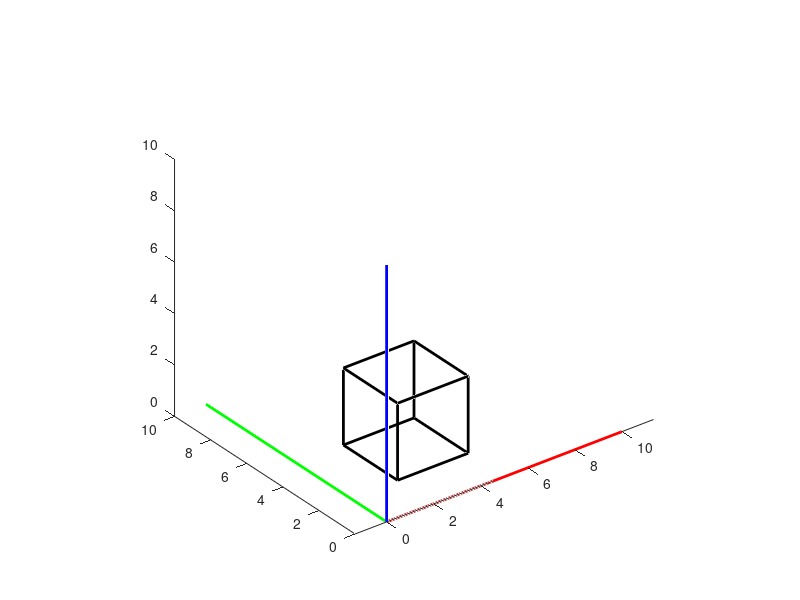

Reproduce this figure in MATLAB.
close all
clear
clf

%%
clear
clc
close all
punto1 = [2,2,0,1]';    % Punto inicial [X, Y, Z, Escala]

line([0 10],[0 0],[0 0],'color','red','linewidth', 2)
line([0 0],[0 10],[0 0],'color','green','linewidth', 2)
line([0 0],[0 0],[0 10],'color','blue','linewidth', 2)
axis equal
hold on

view(3)   % vista 3D 

punto2 = [2,2,0,1];

%% ABAJO
% Dibujar el lado inferior del cuadrado
line([punto2(1) punto2(1)+3], [punto2(2) punto2(2)], [0 0], ...
         'color','black','linewidth',2)

% Dibujar el lado derecho del cuadrado
line([punto2(1)+3 punto2(1)+3], [punto2(2) punto2(2)+3], [0 0], ...
         'color','black','linewidth',2)

% Dibujar el lado superior del cuadrado
line([punto2(1)+3 punto2(1)], [punto2(2)+3 punto2(2)+3], [0 0], ...
         'color','black','linewidth',2)

% Dibujar el lado izquierdo del cuadrado
line([punto2(1) punto2(1)], [punto2(2)+3 punto2(2)], [0 0],...
         'color','black','linewidth',2)
%% ARRIBA
% Dibujar el lado inferior de la tapa
line([punto2(1) punto2(1)+3], [punto2(2) punto2(2)], [3 3], ...
         'color','black','linewidth',2)

% Dibujar el lado derecho de la tapa
line([punto2(1)+3 punto2(1)+3], [punto2(2) punto2(2)+3], [3 3], ...
         'color','black','linewidth',2)

% Dibujar el lado superior del de la tapa
line([punto2(1)+3 punto2(1)], [punto2(2)+3 punto2(2)+3], [3 3], ...
         'color','black','linewidth',2)

% Dibujar el lado izquierdo de la tapa
line([punto2(1) punto2(1)], [punto2(2)+3 punto2(2)], [3 3],...
         'color','black','linewidth',2)

%% VERTICES
line([punto2(1) punto2(1)], [punto2(2) punto2(2)], [0 3], 'color','black','linewidth',2)
line([punto2(1)+3 punto2(1)+3], [punto2(2) punto2(2)], [0 3], 'color','black','linewidth',2)
line([punto2(1)+3 punto2(1)+3], [punto2(2)+3 punto2(2)+3], [0 3], 'color','black','linewidth',2)
line([punto2(1) punto2(1)], [punto2(2)+3 punto2(2)+3], [0 3], 'color','black','linewidth',2)
